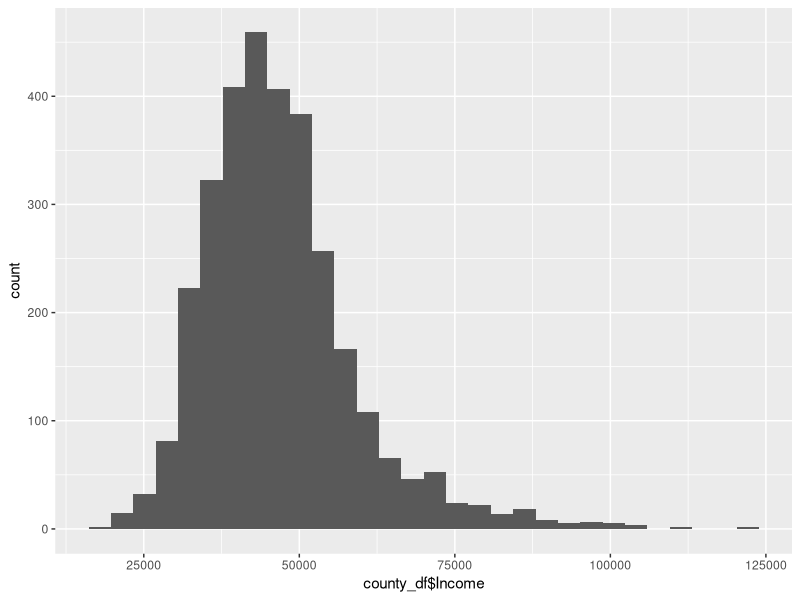
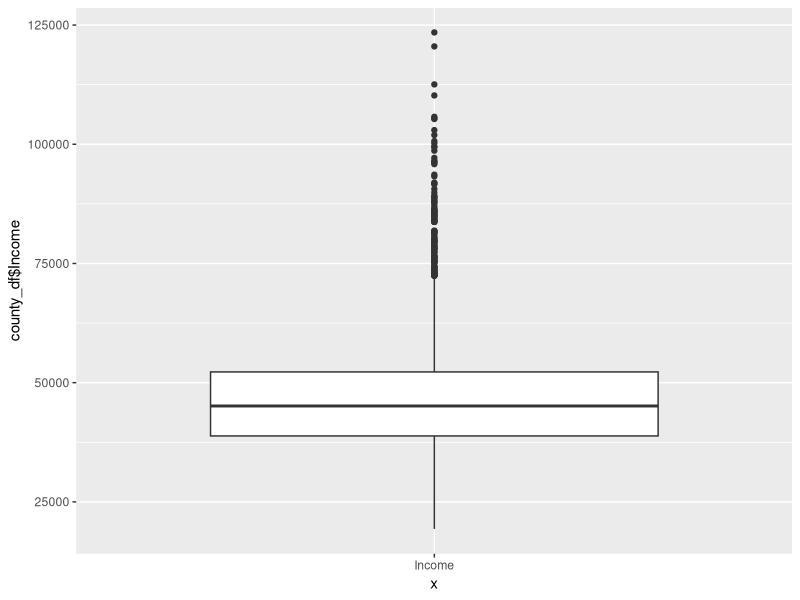
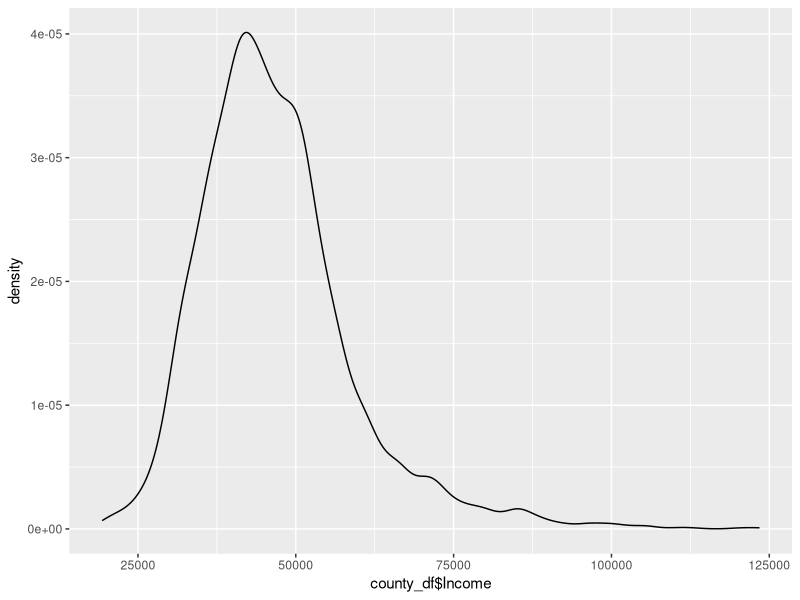
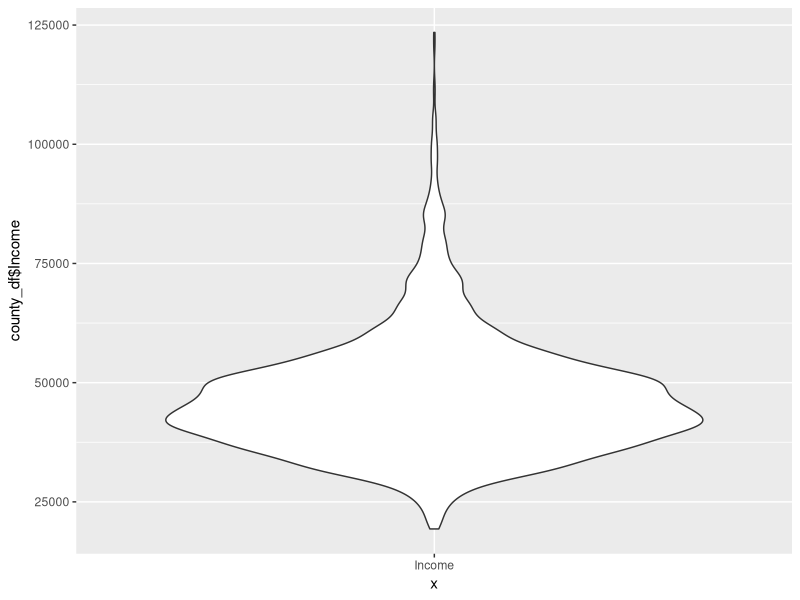
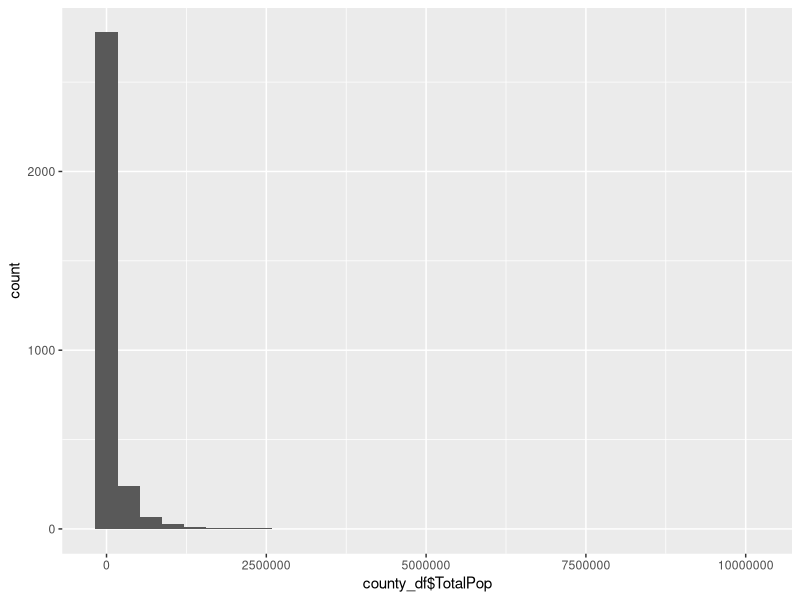
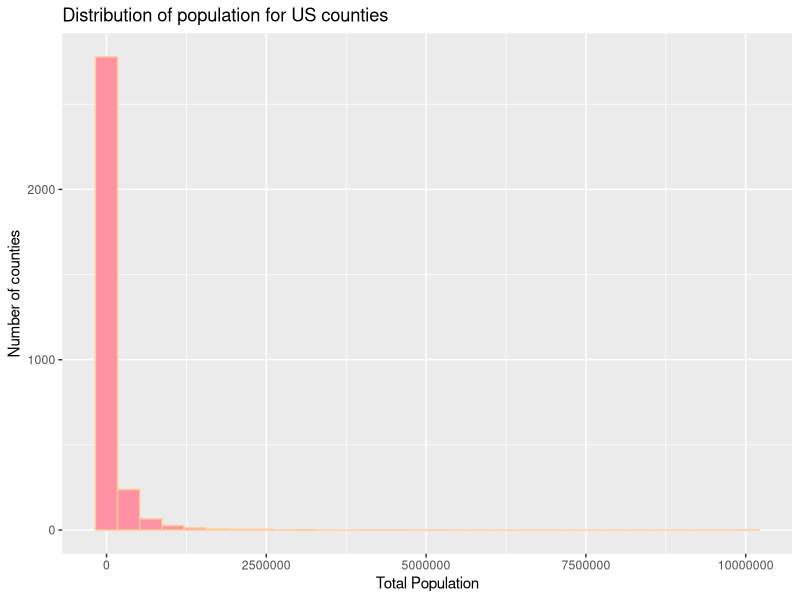
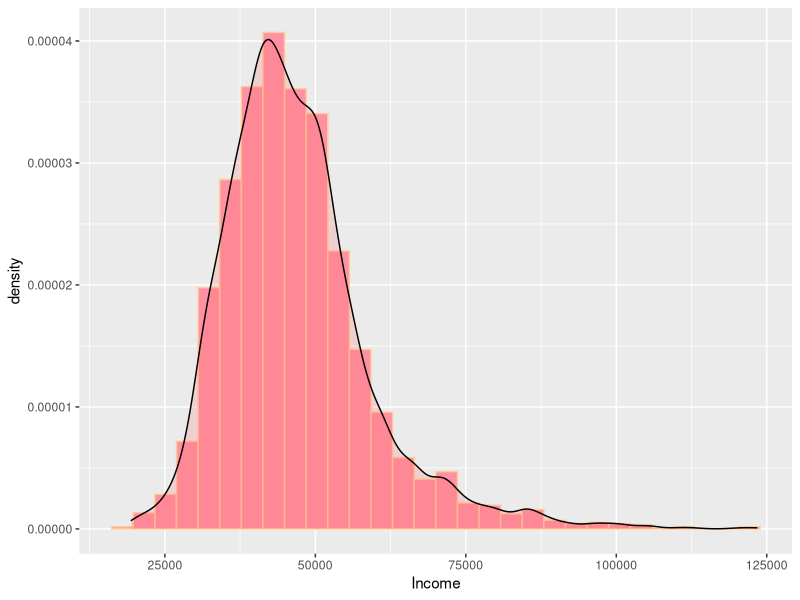
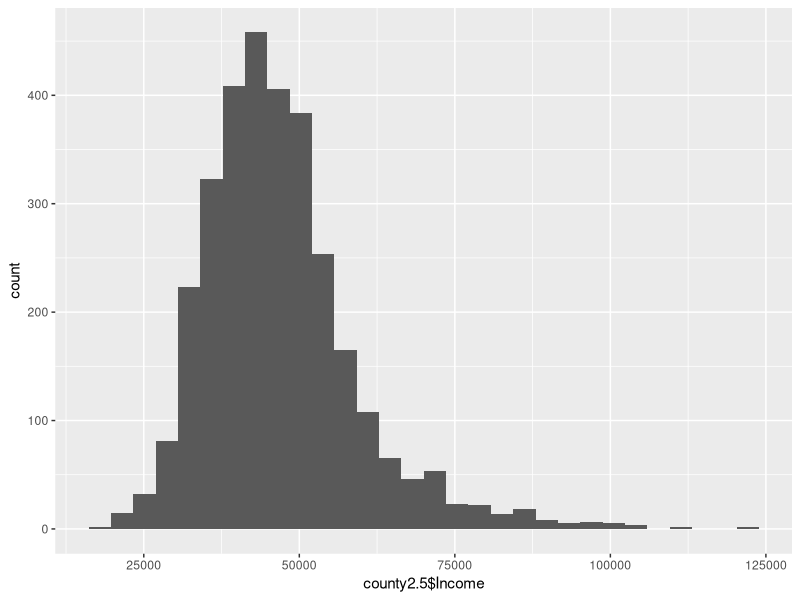

Recreate these plots in R, in order.
## ---- chunk 1
knitr::opts_chunk$set(echo = TRUE)
## ---- chunk 2
library(dplyr)
library(ggplot2)
## ---- chunk 3
county_df <- read.csv("data/county.csv")
county_MI <- read.csv("data/county_MI.csv")
## ---- chunk 4
str (county_df)
str (county_MI)

## ---- chunk 5
ggplot(data = county_df) + geom_histogram(bins = 30, mapping = aes(x = county_df$Income))

ggplot(data = county_df) + geom_boxplot(mapping = aes(x = "Income", y = county_df$Income))

ggplot(data = county_df) + geom_density(mapping = aes(x= county_df$Income))

ggplot(data = county_df) + geom_violin(mapping = aes(x = "Income", y = county_df$Income))

## ---- chunk 6
options(scipen=999)
histo_totpop <- ggplot(data = county_df) + geom_histogram(bins = 30, mapping = aes(x = county_df$TotalPop))
histo_totpop
## ---- chunk 7
histo_stylechanges <- ggplot(data = county_df) + geom_histogram(bins = 30, mapping = aes(x = county_df$TotalPop) , color = '#FFCC99', fill = '#FF91A4') + ggtitle("Distribution of population for US counties") + labs(y= "Number of counties", x = "Total Population", colour = county_df$TotalPop)

histo_stylechanges

## ---- chunk 8

histoden <- ggplot(county_df, aes(x=county_df$Income)) + geom_histogram(bins = 30, aes(x=county_df$Income,y=..density..), fill = "#FF91A4", colour = "#FFCC99") + geom_density(alpha=.2, fill="#FF6666", colour = "black") + labs( x = "Income")
histoden

## ---- chunk 9

county2.5 <- county_df %>% select (County, TotalPop, Income) %>% group_by(County) %>% filter(TotalPop < 2500000)
county2.5
histo_lt2.5m <- ggplot(data = county2.5) + geom_histogram (bins = 30, mapping = aes(x = county2.5$Income))
histo_lt2.5m

## ---- chunk 10
box_incpen <- ggplot(data = county_MI) + geom_boxplot(aes(x = county_MI$peninsula, y = county_MI$Income)) + ggtitle("Distribution of Income Vs Peninsula") + labs(y= "Income", x = "Peninsula")

box_incpen
## ---- chunk 11

ggplot(county_MI) + geom_boxplot(aes(x = county_MI$peninsula, y = county_MI$Poverty , fill = county_MI$peninsula)) + ggtitle("Distribution of Poverty Vs Peninsula") + xlab("Peninsula") + ylab("Poverty")

ggplot(county_MI) + geom_boxplot(aes(x = county_MI$peninsula, y = county_MI$Citizen , fill = county_MI$peninsula)) + ggtitle("Distribution of Citizen Vs Peninsula") + xlab("Peninsula") + ylab("Citizen")

ggplot(county_MI) + geom_boxplot(aes(x = county_MI$peninsula, y = county_MI$Employed , fill = county_MI$peninsula)) + ggtitle("Distribution of Employed Vs Peninsula") + xlab("Peninsula") + ylab("Employed")

ggplot(county_MI) + geom_boxplot(aes(x = county_MI$peninsula, y = county_MI$Women , fill = county_MI$peninsula)) + ggtitle("Distribution of Women Vs Peninsula") + xlab("Peninsula") + ylab("Income")

ggplot(county_MI) + geom_boxplot(aes(x = county_MI$peninsula, y = county_MI$Men , fill = county_MI$peninsula)) + ggtitle("Distribution of Men Vs Peninsula") + xlab("Peninsular") + ylab("Income")


## ---- chunk 12

library(scales)

faceted_histo <- ggplot(county_df) + geom_histogram(data = county_df, bins = 50, aes(x=county_df$Men))  + ggtitle("Men by Peninsula") + xlab("Region") + ylab("Number of Men") + facet_wrap(~ Region, scales = "free") 

faceted_histo

## ---- chunk 13

bar_counties_by_region <- ggplot(county_df) + geom_bar(aes(x=county_df$Region)) + labs(y= "Number of Counties", x = "Region") + ggtitle("Number of Counties VS Region") 


bar_counties_by_region

## ---- chunk 14

xy_inc_commute <- ggplot(data = county_MI) + geom_point(mapping = aes(x = county_MI$Income, y = county_MI$MeanCommute)) + labs(y= "Mean Commute", x = "Income")

xy_inc_commute

## ---- chunk 15

xy_inc_commute_peninsula <- ggplot(data = county_MI, aes(x= county_MI$Income, y = county_MI$MeanCommute, color = peninsula)) + geom_point() + labs(y= "Mean Commute", x = "Income")

xy_inc_commute_peninsula

## ---- chunk 16

ggplot(data = county_MI, aes(x= county_MI$Income, y = county_MI$MeanCommute, color = peninsula)) + geom_point() + labs(y= "Mean Commute", x = "Income")

## ---- chunk 17
